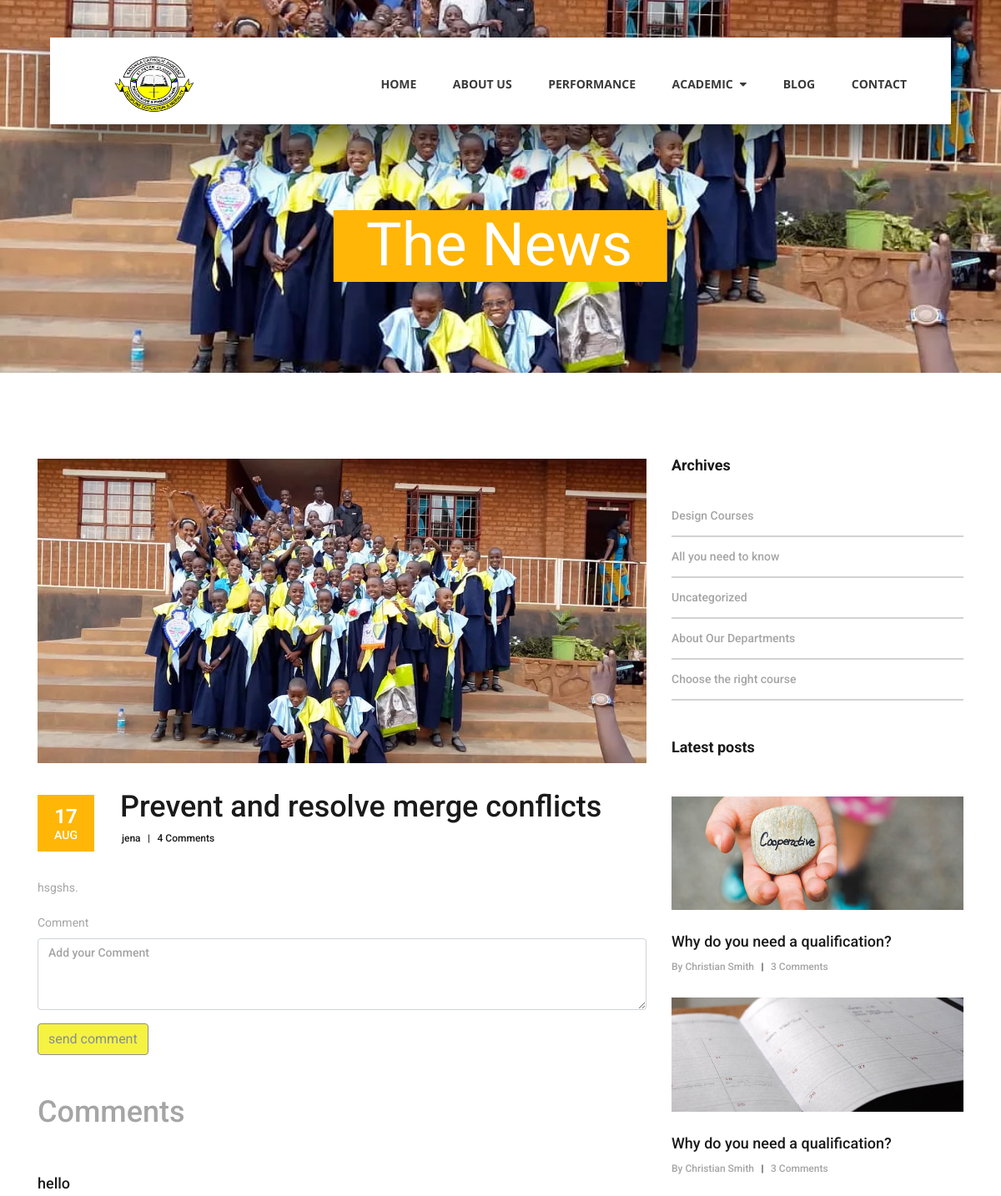
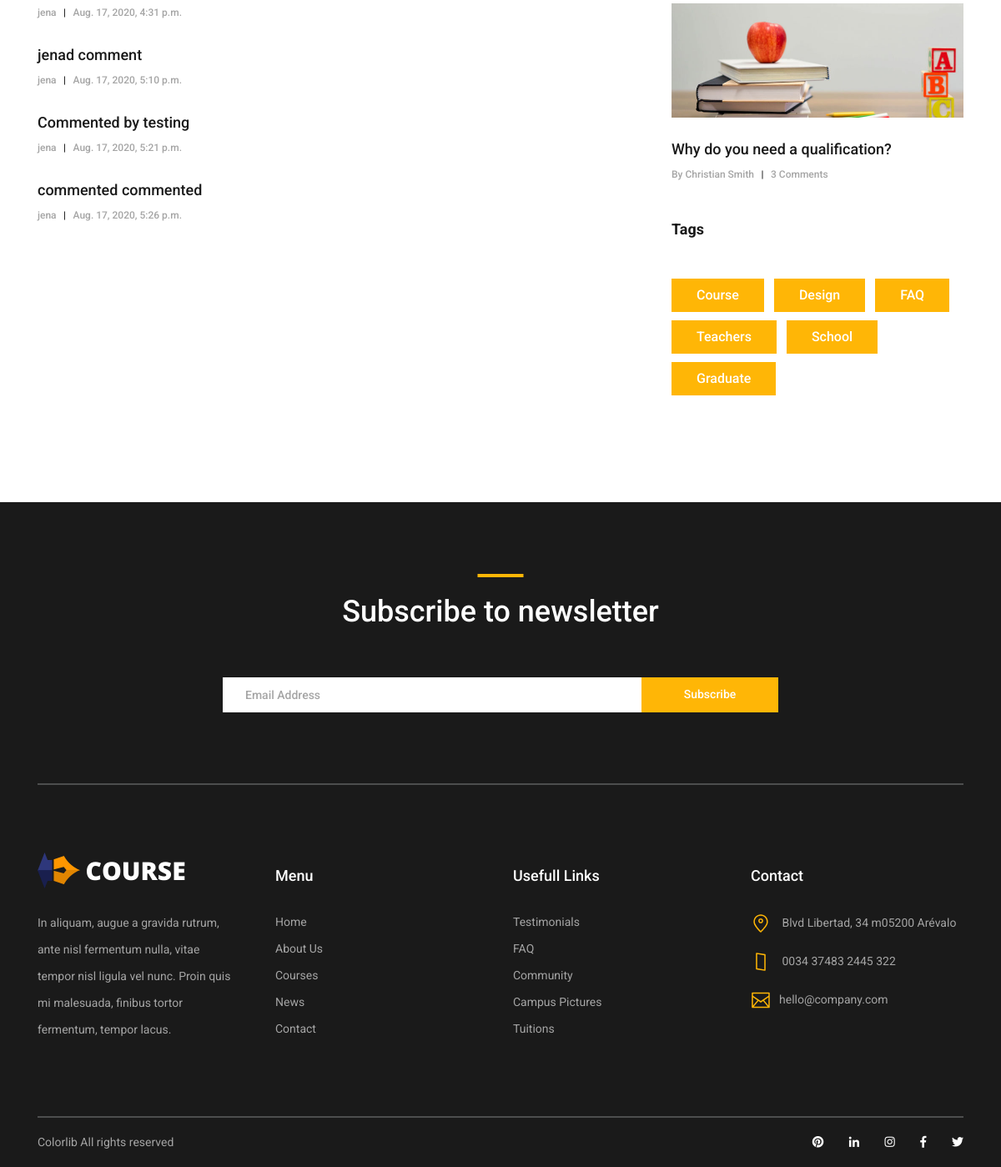
The page /postdetails/5 on the database its author committed (2 pictures, top to bottom).
### core/models.py (models this page shows, shortened)
class blog(models.Model):
    title = models.CharField(max_length=300, null=True, blank=True)
    content = models.TextField(null=True, blank=True)
    created_on = models.DateTimeField(default=timezone.now)
    author = models.ForeignKey(settings.AUTH_USER_MODEL,
                               on_delete=models.CASCADE, null=True, blank=True)
    image = models.FileField(upload_to='blog', null=True, blank=True)
    class Meta:
        verbose_name_plural = 'Blog Post'

class comment(models.Model):
    content = models.TextField(null=True)
    create_on = models.DateTimeField(default=timezone.now)
    author = models.ForeignKey(settings.AUTH_USER_MODEL,
                               on_delete=models.CASCADE)
    post = models.ForeignKey(blog, on_delete=models.CASCADE)
    class Meta:
        verbose_name_plural = 'Comment'

### core/views.py (the view)
# urls.py: path('postdetails/<int:pk>', views.PostDetails.as_view(), name='post_details'),
class PostDetails(DetailView):
    model = blog
    template_name = 'post_details.html'

### templates/post_details.html (shortened to what this page needs)
<!DOCTYPE html>
<html lang="en">
{% load static %}
{% load blogtags %}
<head>
<link rel="stylesheet" type="text/css" href="{% static 'styles/bootstrap4/bootstrap.min.css' %}">
<link href="{% static 'plugins/fontawesome-free-5.0.1/css/fontawesome-all.css' %}" rel="stylesheet" type="text/css">
<link rel="stylesheet" type="text/css" href="{% static 'styles/news_styles.css' %}">
<link rel="stylesheet" type="text/css" href="{% static 'styles/news_responsive.css' %}">
</head>
<body>
<div class="super_container">
{% include 'header.html' %}
	<div class="home">
		<div class="home_background_container prlx_parent">
			<div class="home_background prlx" style="background-image:url({% static 'img/6.webp' %})"></div>
		</div>
		<div class="home_content">
			<h1>The News</h1>
		</div>
	</div>
	<div class="news">
		<div class="container">
			<div class="row">
				<div class="col-lg-8">
					<div class="news_posts">
                         <div class="news_post">
							<div class="news_post_image" >
								<img width="300px" height="100px"  src="{{object.image.url}}" class="img-fluid" alt="https://unsplash.com/@dsmacinnes">
							</div>
							<div class="news_post_top d-flex flex-column flex-sm-row">
								<div class="news_post_date_container">
									<div class="news_post_date d-flex flex-column align-items-center justify-content-center">
										<div>{{ object.created_on|date:" d " }}</div>
										<div>{{ object.created_on|date:" M " }}</div>
									</div>
								</div>
								<div class="news_post_title_container">
									<div class="news_post_title">
										<a href="news_post.html">{{ object.title}}</a>
									</div>
									<div class="news_post_meta">
										<span class="news_post_author"><a href="#">{{object.author}}</a></span>
										<span>|</span>
										<span class="news_post_comments"><a href="#">{{ object.comment_set.count }} Comments</a></span>
									</div>
								</div>
							</div>
							<div class="news_post_text">
								<p>{{object.content|safe|truncatechars:200}}.</p>
							</div>
                             <form action="{% url 'post_comment' object.id %}" method="post">
                                    <div class="form-group">
                                        <label for="exampleFormControlTextarea1">Comment</label>
                                        <textarea class="form-control " name="content"  placeholder="Add your Comment" id="exampleFormControlTextarea1" rows="3"></textarea>
                                    </div>
                                <button style="background-color: #f5f242;"  type="submit" class="btn btn-outline-secondary" value="Submit">send comment</button>
                            </form>
                         <div class="sidebar_section">
							<div class="sidebar_section_title">
								<h1 class=""> Comments</h1>
							</div>
							<div class="latest_posts">
                            {% for comment in object.comment_set.all%}
								<div class="latest_post">
									<div class="latest_post_title"><a href="news_post.html">{{ comment.content }}</a></div>
									<div class="latest_post_meta">
										<span class="latest_post_author"><a href="#">{{comment.author}}</a></span>
										<span>|</span>
										<span  class="latest_post_comments"><a href="#">{{ comment.create_on }}</a></span>
									</div>
								</div>
                        {% endfor %}
							</div>
						</div>
						</div>
					</div>
				</div>
				<div class="col-lg-4">
					<div class="sidebar">
						<div class="sidebar_section">
							<div class="sidebar_section_title">
								<h3>Archives</h3>
							</div>
							<ul class="sidebar_list">
								<li class="sidebar_list_item"><a href="#">Design Courses</a></li>
								<li class="sidebar_list_item"><a href="#">All you need to know</a></li>
								<li class="sidebar_list_item"><a href="#">Uncategorized</a></li>
								<li class="sidebar_list_item"><a href="#">About Our Departments</a></li>
								<li class="sidebar_list_item"><a href="#">Choose the right course</a></li>
							</ul>
						</div>
						<div class="sidebar_section">
							<div class="sidebar_section_title">
								<h3>Latest posts</h3>
							</div>
							<div class="latest_posts">
								<div class="latest_post">
									<div class="latest_post_image">
										<img src="{% static 'images/latest_1.jpg' %}" alt="https://unsplash.com/@dsmacinnes">
									</div>
									<div class="latest_post_title"><a href="news_post.html">Why do you need a qualification?</a></div>
									<div class="latest_post_meta">
										<span class="latest_post_author"><a href="#">By Christian Smith</a></span>
										<span>|</span>
										<span class="latest_post_comments"><a href="#">3 Comments</a></span>
									</div>
								</div>
								<div class="latest_post">
									<div class="latest_post_image">
										<img src="{% static 'images/latest_2.jpg' %}" alt="https://unsplash.com/@erothermel">
									</div>
									<div class="latest_post_title"><a href="news_post.html">Why do you need a qualification?</a></div>
									<div class="latest_post_meta">
										<span class="latest_post_author"><a href="#">By Christian Smith</a></span>
										<span>|</span>
										<span class="latest_post_comments"><a href="#">3 Comments</a></span>
									</div>
								</div>
								<div class="latest_post">
									<div class="latest_post_image">
										<img src="{% static 'images/latest_3.jpg' %}" alt="https://unsplash.com/@element5digital">
									</div>
									<div class="latest_post_title"><a href="news_post.html">Why do you need a qualification?</a></div>
									<div class="latest_post_meta">
										<span class="latest_post_author"><a href="#">By Christian Smith</a></span>
										<span>|</span>
										<span class="latest_post_comments"><a href="#">3 Comments</a></span>
									</div>
								</div>
							</div>
						</div>
						<div class="sidebar_section">
							<div class="sidebar_section_title">
								<h3>Tags</h3>
							</div>
							<div class="tags d-flex flex-row flex-wrap">
								<div class="tag"><a href="#">Course</a></div>
								<div class="tag"><a href="#">Design</a></div>
								<div class="tag"><a href="#">FAQ</a></div>
								<div class="tag"><a href="#">Teachers</a></div>
								<div class="tag"><a href="#">School</a></div>
								<div class="tag"><a href="#">Graduate</a></div>
							</div>
						</div>
					</div>
				</div>
			</div>
		</div>
	</div>
	<footer class="footer">
		<div class="container">
			<div class="newsletter">
				<div class="row">
					<div class="col">
						<div class="section_title text-center">
							<h1>Subscribe to newsletter</h1>
						</div>
					</div>
				</div>
				<div class="row">
					<div class="col text-center">
						<div class="newsletter_form_container mx-auto">
							<form action="post">
								<div class="newsletter_form d-flex flex-md-row flex-column flex-xs-column align-items-center justify-content-center">
									<input id="newsletter_email" class="newsletter_email" type="email" placeholder="Email Address" required="required" data-error="Valid email is required.">
									<button id="newsletter_submit" type="submit" class="newsletter_submit_btn trans_300" value="Submit">Subscribe</button>
								</div>
							</form>
						</div>
					</div>
				</div>
			</div>
			<div class="footer_content">
				<div class="row">
					<div class="col-lg-3 footer_col">
						<div class="logo_container">
							<div class="logo">
								<img src="images/logo.png" alt="">
								<span>course</span>
							</div>
						</div>
						<p class="footer_about_text">In aliquam, augue a gravida rutrum, ante nisl fermentum nulla, vitae tempor nisl ligula vel nunc. Proin quis mi malesuada, finibus tortor fermentum, tempor lacus.</p>
					</div>
					<div class="col-lg-3 footer_col">
						<div class="footer_column_title">Menu</div>
						<div class="footer_column_content">
							<ul>
								<li class="footer_list_item"><a href="index.html">Home</a></li>
								<li class="footer_list_item"><a href="#">About Us</a></li>
								<li class="footer_list_item"><a href="courses.html">Courses</a></li>
								<li class="footer_list_item"><a href="#">News</a></li>
								<li class="footer_list_item"><a href="contact.html">Contact</a></li>
							</ul>
						</div>
					</div>
					<div class="col-lg-3 footer_col">
						<div class="footer_column_title">Usefull Links</div>
						<div class="footer_column_content">
							<ul>
								<li class="footer_list_item"><a href="#">Testimonials</a></li>
								<li class="footer_list_item"><a href="#">FAQ</a></li>
								<li class="footer_list_item"><a href="#">Community</a></li>
								<li class="footer_list_item"><a href="#">Campus Pictures</a></li>
								<li class="footer_list_item"><a href="#">Tuitions</a></li>
							</ul>
						</div>
					</div>
					<div class="col-lg-3 footer_col">
						<div class="footer_column_title">Contact</div>
						<div class="footer_column_content">
							<ul>
								<li class="footer_contact_item">
									<div class="footer_contact_icon">
										<img src="images/placeholder.svg" alt="https://www.flaticon.com/authors/lucy-g">
									</div>
									Blvd Libertad, 34 m05200 Arévalo
								</li>
								<li class="footer_contact_item">
									<div class="footer_contact_icon">
										<img src="images/smartphone.svg" alt="https://www.flaticon.com/authors/lucy-g">
									</div>
									0034 37483 2445 322
								</li>
								<li class="footer_contact_item">
									<div class="footer_contact_icon">
										<img src="images/envelope.svg" alt="https://www.flaticon.com/authors/lucy-g">
									</div>hello@company.com
								</li>
							</ul>
						</div>
					</div>
				</div>
			</div>
			<div class="footer_bar d-flex flex-column flex-sm-row align-items-center">
				<div class="footer_copyright">
					<span>Colorlib All rights reserved</span>
				</div>
				<div class="footer_social ml-sm-auto">
					<ul class="menu_social">
						<li class="menu_social_item"><a href="#"><i class="fab fa-pinterest"></i></a></li>
						<li class="menu_social_item"><a href="#"><i class="fab fa-linkedin-in"></i></a></li>
						<li class="menu_social_item"><a href="#"><i class="fab fa-instagram"></i></a></li>
						<li class="menu_social_item"><a href="#"><i class="fab fa-facebook-f"></i></a></li>
						<li class="menu_social_item"><a href="#"><i class="fab fa-twitter"></i></a></li>
					</ul>
				</div>
			</div>
		</div>
	</footer>
</div>
</body>
</html>

### templates/header.html (shortened to what this page needs)
	{% load static %}
<header class="header d-flex flex-row">
		<div class="header_content d-flex flex-row align-items-center">
			<div class="logo_container">
				<div class="logo">
					<img height="100px" width="100px" src="{% static 'images/logo1.jpeg' %}" alt="">
				</div>
			</div>
			<nav class="main_nav_container">
				<div class="main_nav">
					<ul class="main_nav_list">
						<li class="main_nav_item"><a href="{% url 'home' %}">home</a></li>
						<li class="main_nav_item"><a href="{% url 'about' %}">about us</a></li>
						<li class="main_nav_item"><a href="#">Performance</a></li>
						<li class="main_nav_item">
                            <div class="dropdown">
                                <a  href="#" id="dropdownMenu2" data-toggle="dropdown" aria-haspopup="true" aria-expanded="false">
                                    Academic <i class="fas fa-caret-down ml-1"></i>
                                </a>
                            </div>
                        </li>
						<li class="main_nav_item"><a href="{% url 'blog' %}">Blog</a></li>
                        <li class="main_nav_item"><a href="{% url 'contact' %}">contact</a></li>
					</ul>
				</div>
			</nav>
		</div>
	</header>

### core/static/styles/news_responsive.css (style rules this page uses)
@media only screen and (max-width: 1380px) { .header { width: 1200px; } }
@media only screen and (max-width: 1380px) { .header_content { width: calc(100% - 219px); } }
@media only screen and (max-width: 1380px) { .main_nav_container { padding-right: 63px; } }
@media only screen and (max-width: 1280px) { .header { width: 90%; } }
@media only screen and (max-width: 1280px) { .header_content { width: 100%; } }
@media only screen and (max-width: 1280px) { .main_nav_container { padding-right: 53px; } }

### rows shown on the page
blog: image (picture), created_on "17", created_on "AUG", title "Prevent and resolve merge conflicts", author "jena", comment_set.count "4", content "hsgshs"
comment: content "hello", author "jena", create_on "Aug. 17, 2020, 4:31 p.m."
comment: content "jenad comment", author "jena", create_on "Aug. 17, 2020, 5:10 p.m."
comment: content "Commented by testing", author "jena", create_on "Aug. 17, 2020, 5:21 p.m."
comment: content "commented commented", author "jena", create_on "Aug. 17, 2020, 5:26 p.m."
